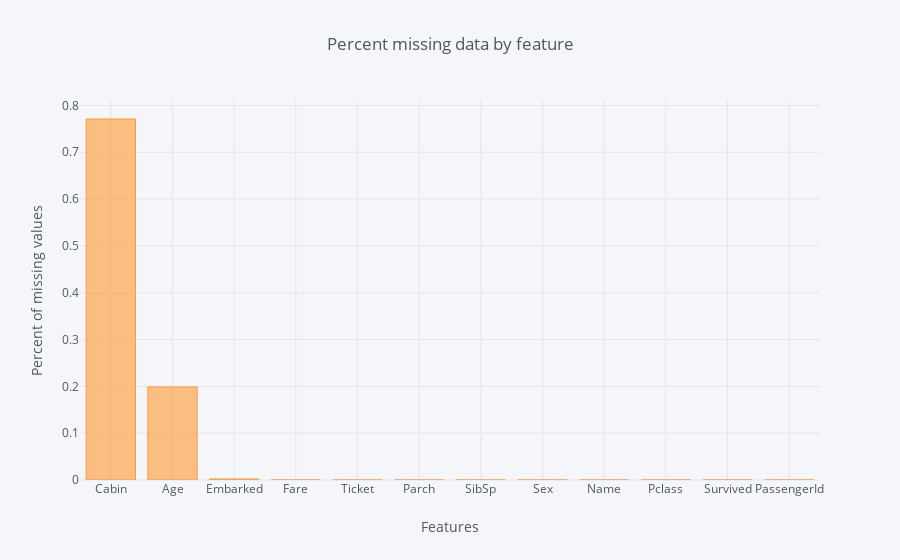

Notebook cell for this chart:
### Markdown cell above
### The first problem we encounter when preparing the data to pass it to a ML algorithm is the missing data. Indeed, most of dataset, especially dataset made of real world data, have missing values. For example, we can see here that our titanic dataset have some missing values :

### Code cell
missing_values = draw_missing_data_table(titanic_df)
display(missing_values)
missing_values[['Percent']].iplot(kind='bar', xTitle='Features', yTitle='Percent of missing values', title='Percent missing data by feature')

### Figure 1 — Plotly figure (JSON) as saved in the notebook; plotly's stock layout.template omitted (floating-point values rounded to 4 significant figures)
{"data": [{"marker": {"color": "rgba(255, 153, 51, 0.6)", "line": {"color": "rgba(255, 153, 51, 1.0)", "width": 1}}, "name": "Percent", "orientation": "v", "text": "", "type": "bar", "uid": "593fd69b-14bf-44bd-a117-e54d81df2e0c", "x": ["Cabin", "Age", "Embarked", "Fare", "Ticket", "Parch", "SibSp", "Sex", "Name", "Pclass", "Survived", "PassengerId"], "y": [0.771, 0.1987, 0.002245, 0.0, 0.0, 0.0, 0.0, 0.0, 0.0, 0.0, 0.0, 0.0]}], "layout": {"legend": {"bgcolor": "#F5F6F9", "font": {"color": "#4D5663"}}, "paper_bgcolor": "#F5F6F9", "plot_bgcolor": "#F5F6F9", "title": {"font": {"color": "#4D5663"}, "text": "Percent missing data by feature"}, "xaxis": {"gridcolor": "#E1E5ED", "showgrid": true, "tickfont": {"color": "#4D5663"}, "title": {"font": {"color": "#4D5663"}, "text": "Features"}, "zerolinecolor": "#E1E5ED"}, "yaxis": {"gridcolor": "#E1E5ED", "showgrid": true, "tickfont": {"color": "#4D5663"}, "title": {"font": {"color": "#4D5663"}, "text": "Percent of missing values"}, "zerolinecolor": "#E1E5ED"}}}
